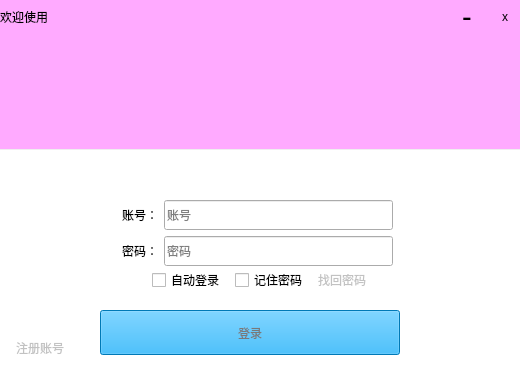
<?xml version="1.0" encoding="UTF-8"?>
<ui version="4.0">
 <class>loadWidget</class>
 <widget class="QWidget" name="loadWidget">
  <property name="geometry">
   <rect>
    <x>0</x>
    <y>0</y>
    <width>520</width>
    <height>369</height>
   </rect>
  </property>
  <property name="minimumSize">
   <size>
    <width>520</width>
    <height>220</height>
   </size>
  </property>
  <property name="maximumSize">
   <size>
    <width>520</width>
    <height>500</height>
   </size>
  </property>
  <property name="windowTitle">
   <string>Form</string>
  </property>
  <widget class="QLabel" name="label_2">
   <property name="geometry">
    <rect>
     <x>0</x>
     <y>0</y>
     <width>601</width>
     <height>149</height>
    </rect>
   </property>
   <property name="styleSheet">
    <string notr="true">background-color: rgb(255, 170, 255);
background-image: url(:/images/R-C.jfif);</string>
   </property>
   <property name="text">
    <string/>
   </property>
  </widget>
  <widget class="QWidget" name="layoutWidget">
   <property name="geometry">
    <rect>
     <x>122</x>
     <y>200</y>
     <width>271</width>
     <height>68</height>
    </rect>
   </property>
   <layout class="QFormLayout" name="formLayout_2">
    <item row="0" column="0">
     <widget class="QLabel" name="Label_id_2">
      <property name="styleSheet">
       <string notr="true"/>
      </property>
      <property name="text">
       <string>账号：</string>
      </property>
     </widget>
    </item>
    <item row="0" column="1">
     <widget class="QLineEdit" name="accountEdit">
      <property name="minimumSize">
       <size>
        <width>200</width>
        <height>30</height>
       </size>
      </property>
      <property name="placeholderText">
       <string>账号</string>
      </property>
     </widget>
    </item>
    <item row="1" column="0">
     <widget class="QLabel" name="Label_pd_2">
      <property name="text">
       <string>密码：</string>
      </property>
     </widget>
    </item>
    <item row="1" column="1">
     <widget class="QLineEdit" name="passwordEdit">
      <property name="minimumSize">
       <size>
        <width>200</width>
        <height>30</height>
       </size>
      </property>
      <property name="echoMode">
       <enum>QLineEdit::Password</enum>
      </property>
      <property name="placeholderText">
       <string>密码</string>
      </property>
     </widget>
    </item>
   </layout>
  </widget>
  <widget class="QPushButton" name="loginBtn">
   <property name="geometry">
    <rect>
     <x>100</x>
     <y>310</y>
     <width>300</width>
     <height>45</height>
    </rect>
   </property>
   <property name="minimumSize">
    <size>
     <width>300</width>
     <height>45</height>
    </size>
   </property>
   <property name="maximumSize">
    <size>
     <width>300</width>
     <height>45</height>
    </size>
   </property>
   <property name="cursor">
    <cursorShape>PointingHandCursor</cursorShape>
   </property>
   <property name="styleSheet">
    <string notr="true">background-color: rgb(0, 170, 255);
color: rgb(121, 121, 121);

</string>
   </property>
   <property name="text">
    <string>登录</string>
   </property>
  </widget>
  <widget class="QWidget" name="layoutWidget_2">
   <property name="geometry">
    <rect>
     <x>81</x>
     <y>269</y>
     <width>356</width>
     <height>22</height>
    </rect>
   </property>
   <layout class="QHBoxLayout" name="horizontalLayout_4">
    <property name="spacing">
     <number>10</number>
    </property>
    <item>
     <spacer name="horizontalSpacer_7">
      <property name="orientation">
       <enum>Qt::Horizontal</enum>
      </property>
      <property name="sizeHint" stdset="0">
       <size>
        <width>40</width>
        <height>20</height>
       </size>
      </property>
     </spacer>
    </item>
    <item>
     <widget class="QCheckBox" name="checkBox_3">
      <property name="text">
       <string>自动登录</string>
      </property>
     </widget>
    </item>
    <item>
     <widget class="QCheckBox" name="checkBox_4">
      <property name="text">
       <string>记住密码</string>
      </property>
     </widget>
    </item>
    <item>
     <widget class="QPushButton" name="pushButton_4">
      <property name="cursor">
       <cursorShape>PointingHandCursor</cursorShape>
      </property>
      <property name="styleSheet">
       <string notr="true"> QPushButton{
	color: rgb(194, 194, 194);
border:none;
}
QPushButton:pressed {
      background-color: qlineargradient(x1: 0, y1: 0, x2: 0, y2: 1,
                                        stop: 0 #dadbde, stop: 1 #f6f7fa);
  }



</string>
      </property>
      <property name="text">
       <string>找回密码</string>
      </property>
     </widget>
    </item>
    <item>
     <spacer name="horizontalSpacer_8">
      <property name="orientation">
       <enum>Qt::Horizontal</enum>
      </property>
      <property name="sizeHint" stdset="0">
       <size>
        <width>40</width>
        <height>20</height>
       </size>
      </property>
     </spacer>
    </item>
   </layout>
  </widget>
  <widget class="QLabel" name="label_4">
   <property name="geometry">
    <rect>
     <x>0</x>
     <y>150</y>
     <width>520</width>
     <height>220</height>
    </rect>
   </property>
   <property name="styleSheet">
    <string notr="true">background-color: rgb(255, 255, 255);</string>
   </property>
   <property name="text">
    <string/>
   </property>
  </widget>
  <widget class="QWidget" name="layoutWidget_3">
   <property name="geometry">
    <rect>
     <x>0</x>
     <y>0</y>
     <width>521</width>
     <height>34</height>
    </rect>
   </property>
   <layout class="QHBoxLayout" name="horizontalLayout_2">
    <item>
     <widget class="QLabel" name="label_3">
      <property name="text">
       <string>欢迎使用</string>
      </property>
     </widget>
    </item>
    <item>
     <widget class="QPushButton" name="pushButton_6">
      <property name="minimumSize">
       <size>
        <width>32</width>
        <height>32</height>
       </size>
      </property>
      <property name="maximumSize">
       <size>
        <width>32</width>
        <height>32</height>
       </size>
      </property>
      <property name="font">
       <font>
        <family>Arial</family>
        <pointsize>22</pointsize>
        <weight>50</weight>
        <italic>false</italic>
        <bold>false</bold>
       </font>
      </property>
      <property name="cursor">
       <cursorShape>PointingHandCursor</cursorShape>
      </property>
      <property name="styleSheet">
       <string notr="true"> QPushButton{
	color: rgb(0, 0, 0);
	font: 22pt &quot;Arial&quot;;
	
border:none;
}
QPushButton:pressed {
      background-color: qlineargradient(x1: 0, y1: 0, x2: 0, y2: 1,
                                        stop: 0 #dadbde, stop: 1 #f6f7fa);
  }
</string>
      </property>
      <property name="text">
       <string>-</string>
      </property>
     </widget>
    </item>
    <item>
     <widget class="QPushButton" name="closeLoadBtn">
      <property name="minimumSize">
       <size>
        <width>32</width>
        <height>32</height>
       </size>
      </property>
      <property name="maximumSize">
       <size>
        <width>32</width>
        <height>32</height>
       </size>
      </property>
      <property name="cursor">
       <cursorShape>PointingHandCursor</cursorShape>
      </property>
      <property name="styleSheet">
       <string notr="true"> QPushButton{
	color: rgb(0, 0, 0);
	font: 87 22pt &quot;Arial&quot;;
	
border:none;
}
QPushButton:pressed {
      background-color: qlineargradient(x1: 0, y1: 0, x2: 0, y2: 1,
                                        stop: 0 #dadbde, stop: 1 #f6f7fa);
  }
</string>
      </property>
      <property name="text">
       <string>x</string>
      </property>
     </widget>
    </item>
   </layout>
   <zorder>pushButton_6</zorder>
   <zorder>closeLoadBtn</zorder>
   <zorder>label_3</zorder>
  </widget>
  <widget class="QLabel" name="label1">
   <property name="geometry">
    <rect>
     <x>150</x>
     <y>49</y>
     <width>191</width>
     <height>151</height>
    </rect>
   </property>
   <property name="minimumSize">
    <size>
     <width>100</width>
     <height>100</height>
    </size>
   </property>
   <property name="maximumSize">
    <size>
     <width>200</width>
     <height>200</height>
    </size>
   </property>
   <property name="styleSheet">
    <string notr="true"/>
   </property>
   <property name="text">
    <string/>
   </property>
  </widget>
  <widget class="QPushButton" name="pushButton_8">
   <property name="geometry">
    <rect>
     <x>10</x>
     <y>340</y>
     <width>60</width>
     <height>15</height>
    </rect>
   </property>
   <property name="minimumSize">
    <size>
     <width>20</width>
     <height>10</height>
    </size>
   </property>
   <property name="maximumSize">
    <size>
     <width>60</width>
     <height>16777215</height>
    </size>
   </property>
   <property name="cursor">
    <cursorShape>PointingHandCursor</cursorShape>
   </property>
   <property name="styleSheet">
    <string notr="true"> QPushButton{
	color: rgb(194, 194, 194);
border:none;
}
QPushButton:pressed {
      background-color: qlineargradient(x1: 0, y1: 0, x2: 0, y2: 1,
                                        stop: 0 #dadbde, stop: 1 #f6f7fa);
  }



</string>
   </property>
   <property name="text">
    <string>注册账号</string>
   </property>
  </widget>
  <zorder>label_2</zorder>
  <zorder>label_4</zorder>
  <zorder>layoutWidget</zorder>
  <zorder>loginBtn</zorder>
  <zorder>layoutWidget_2</zorder>
  <zorder>layoutWidget_3</zorder>
  <zorder>label1</zorder>
  <zorder>pushButton_8</zorder>
  <zorder>horizontalSpacer_2</zorder>
 </widget>
 <resources/>
 <connections/>
</ui>
